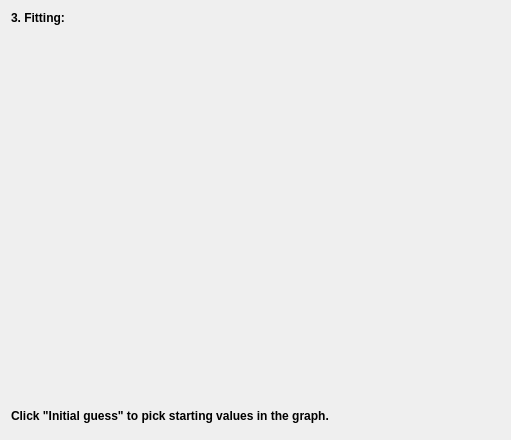
<?xml version="1.0" encoding="UTF-8"?>
<ui version="4.0">
 <class>Form</class>
 <widget class="QWidget" name="Form">
  <property name="geometry">
   <rect>
    <x>0</x>
    <y>0</y>
    <width>511</width>
    <height>440</height>
   </rect>
  </property>
  <property name="windowTitle">
   <string>Form</string>
  </property>
  <layout class="QVBoxLayout" name="verticalLayout">
   <item>
    <widget class="SqueezedLabel" name="modelLabel">
     <property name="font">
      <font>
       <bold>true</bold>
      </font>
     </property>
     <property name="text">
      <string>3. Fitting:</string>
     </property>
    </widget>
   </item>
   <item>
    <widget class="QScrollArea" name="param_scroll">
     <property name="frameShape">
      <enum>QFrame::NoFrame</enum>
     </property>
     <property name="frameShadow">
      <enum>QFrame::Plain</enum>
     </property>
     <property name="widgetResizable">
      <bool>true</bool>
     </property>
     <widget class="QWidget" name="scrollAreaWidgetContents">
      <property name="geometry">
       <rect>
        <x>0</x>
        <y>0</y>
        <width>499</width>
        <height>372</height>
       </rect>
      </property>
     </widget>
    </widget>
   </item>
   <item>
    <widget class="QLabel" name="statusLabel">
     <property name="font">
      <font>
       <bold>true</bold>
      </font>
     </property>
     <property name="text">
      <string>Click &quot;Initial guess&quot; to pick starting values in the graph.</string>
     </property>
    </widget>
   </item>
   <item>
    <widget class="QDialogButtonBox" name="buttonBox"/>
   </item>
  </layout>
 </widget>
 <customwidgets>
  <customwidget>
   <class>SqueezedLabel</class>
   <extends>QLabel</extends>
   <header>ufit.gui.common</header>
  </customwidget>
 </customwidgets>
 <resources/>
 <connections/>
</ui>
